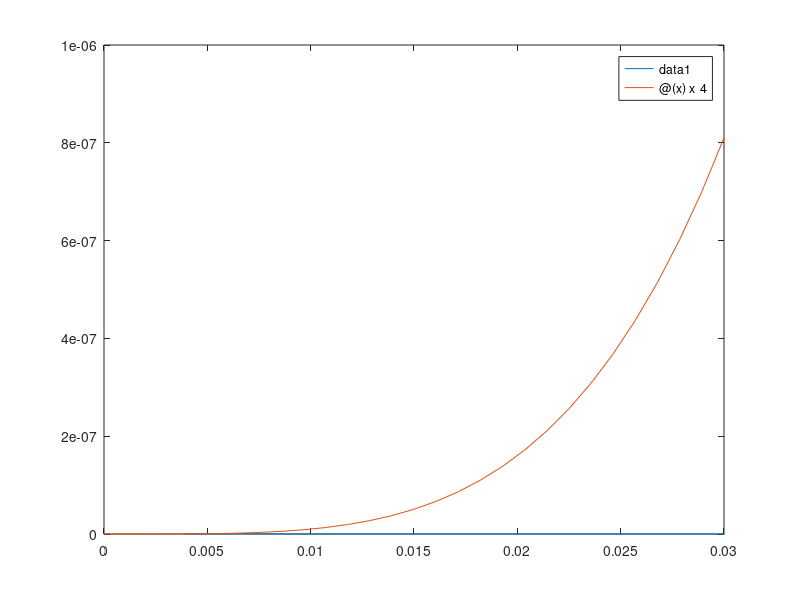

Write MATLAB code to recreate this figure.

%%%%%%%%%%%%%%%%%%%Set Up%%%%%%%%%%%%%%%%%%%%%%

f = @(x,y) (0 * x).* (0*y);
u_exact = @(x,y) x + y;

Narray = [32, 64, 128, 256];
Harray = [1/32, 1/64, 1/128, 1/256];

Error = 0*Narray;

for i = 1:4 

N = Narray(1,i);
x = linspace(0,1,N)';
y = linspace(0,1,N)';
m = N - 2; 
h = x(2) - x(1);
[xx,yy] = meshgrid(x,y);

% Find F
F = f(xx(2:end-1,2:end-1),yy(2:end-1,2:end-1));
F = F(:); % This turns F into a column vector that is row-wise ordering

%%%%%%%%%%%%Boundary Conditions%%%%%%%%%%%%%%%%%

% For Row One
F(1:m) = F(1:m) - u_exact(x(2:end-1),y(1)) / h^2;

% For Row m
F((end-m+1):end) = F((end-m+1):end) - u_exact(x(2:end-1),y(end)) / h^2;

% Every 1st point on each row
F(1:m:end) = F(1:m:end) - u_exact(x(1),y(2:end-1)) / h^2;

% Every Last point on each row 
F(m:m:end) = F(m:m:end) - u_exact(x(end),y(2:end-1)) / h^2;

%%%%%%%%%%%%%%%%Create Matrix A%%%%%%%%%%%%%%%%%

% Create matrix
% Make it sparse
I = eye(m);
e = ones(m,1);
T = spdiags([4*e -20*e 4*e], [-1 0 1], m, m);
R = spdiags([e 4*e e],[-1 0 1], m, m);
S = spdiags([e e], [-1 1], m, m);
A = (kron(I, T) + kron(S, R))/h^2;

UU = A\F;

%%%%%%%%%%%%%%%%%Error Analysis%%%%%%%%%%%%%%%%%%%%%%%

exactSol = u_exact(xx(2:end-1,2:end-1),yy(2:end-1,2:end-1));
a = reshape(exactSol, m*m, 1);
E = abs(UU - a);
tao = max(A * E);

Error(1,i) = tao;

end

%%%%%%%%%%%%%%%Error Plotting%%%%%%%%%%%%%%%%%%%%%%%%
plot(Harray,Error);
hold on;
fplot(@(x) x^4, [0,.03]);